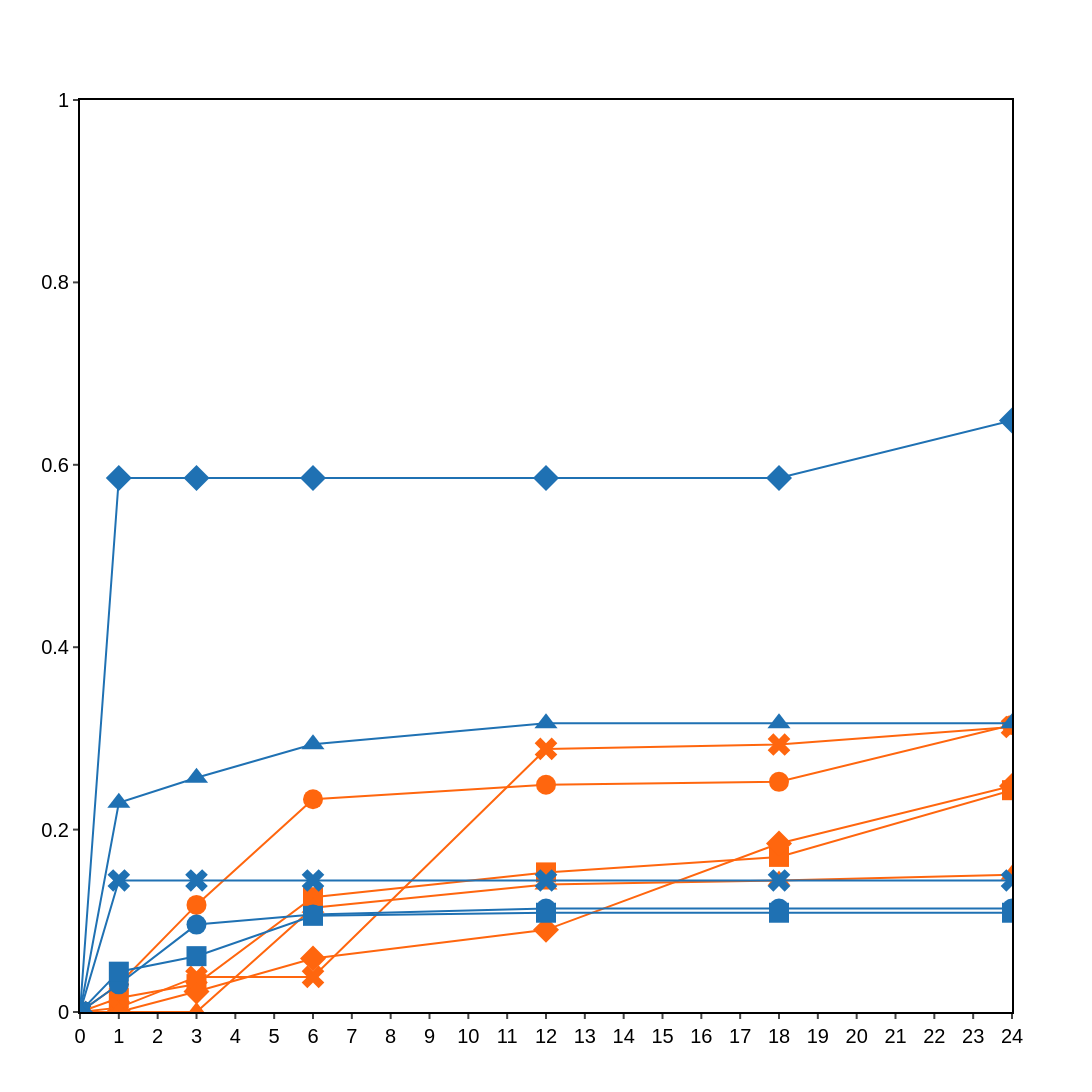

Notebook cell for this chart:
### Code cell
line_width = 2

fig = go.Figure()

fig.add_trace(go.Scatter(
    x=x,
    y=(np.array(ymp1)+np.array(ymp2))/2,
    line_color='rgb(255,102,14)',
    line_width=line_width,
    marker={'symbol': 'circle',
            'size': 20},
    showlegend=False,
    name='Human - developmental biology',
))
fig.add_trace(go.Scatter(
    x=x,
    y=(np.array(yas1)+np.array(yas2))/2,
    line_color='rgb(255,102,14)',
    line_width=line_width,
    marker={'symbol': 'square',
            'size': 20},
    showlegend=False,
    name='Human - trait mechanisms',
))
fig.add_trace(go.Scatter(
    x=x,
    y=(np.array(ycr1)+np.array(ycr2))/2,
    line_color='rgb(255,102,14)',
    line_width=line_width,
    marker={'symbol': 'diamond',
            'size': 20},
    showlegend=False,
    name='Human - epigenetics',
))
fig.add_trace(go.Scatter(
    x=x,
    y=(np.array(yng1)+np.array(yng2))/2,
    line_color='rgb(255,102,14)',
    line_width=line_width,
    marker={'symbol': 'x',
            'size': 20},
    showlegend=False,
    name='Human - integrated omics analysis',
))
fig.add_trace(go.Scatter(
    x=x,
    y=(np.array(ypc1)+np.array(ypc2))/2,
    line_color='rgb(255,102,14)',
    line_width=line_width,
    marker={'symbol': 'triangle-up',
            'size': 20},
    showlegend=False,
    name='Human - synthetic biology',
))

fig.add_trace(go.Scatter(
    x=x, y=ymp,
    line_color='rgb(31,113,179)',
    line_width=line_width,
    marker={'symbol': 'circle',
            'size': 20},
    showlegend=False,
    name='Phytomni - developmental biology',
))
fig.add_trace(go.Scatter(
    x=x, y=yas,
    line_color='rgb(31,113,179)',
    line_width=line_width,
    marker={'symbol': 'square',
            'size': 20},
    showlegend=False,
    name='Phytomni - trait mechanisms',
))
fig.add_trace(go.Scatter(
    x=x, y=ycr,
    line_color='rgb(31,113,179)',
    line_width=line_width,
    marker={'symbol': 'diamond',
            'size': 20},
    showlegend=False,
    name='Phytomni - epigenetics',
))
fig.add_trace(go.Scatter(
    x=x, y=yng,
    line_color='rgb(31,113,179)',
    line_width=line_width,
    marker={'symbol': 'x',
            'size': 20},
    showlegend=False,
    name='Phytomni - integrated omics analysis',
))
fig.add_trace(go.Scatter(
    x=x, y=ypc,
    line_color='rgb(31,113,179)',
    line_width=line_width,
    marker={'symbol': 'triangle-up',
            'size': 20},
    showlegend=False,
    name='Phytomni - synthetic biology',
))

fig.update_layout(
    xaxis={'showline': True, 'linewidth': line_width, 'linecolor': 'rgb(0,0,0)', 'mirror': True, 'ticks': 'outside', 'tickwidth': line_width, 'dtick': 1, 'range': [0, 24]},
    yaxis={'showline': True, 'linewidth': line_width, 'linecolor': 'rgb(0,0,0)', 'mirror': True, 'ticks': 'outside', 'tickwidth': line_width, 'range': [0, 1]},
    plot_bgcolor='white',
    font_family='Arial',
    font_color='rgb(0,0,0)',
    font_size=20,
    width=1920,
    height=1920*4.2349/7.3041)
fig.update_traces(mode='lines+markers')

fig.show()
# file_prefix = f'fig.3d.phytobench-paper.line'.lower().replace(' ', '_')
# fig.write_image(f'{file_prefix}.pdf')
# fig.write_image(f'{file_prefix}.png')

### Figure 1 — Plotly figure (JSON) as saved in the notebook; plotly's stock layout.template omitted (floating-point values rounded to 4 significant figures)
{"data": [{"line": {"color": "rgb(255,102,14)", "width": 2}, "marker": {"size": 20, "symbol": "circle"}, "mode": "lines+markers", "name": "Human - developmental biology", "showlegend": false, "type": "scatter", "x": [0, 1, 3, 6, 12, 18, 24], "y": [0.0, 0.03035, 0.1174, 0.2332, 0.2492, 0.2524, 0.3147]}, {"line": {"color": "rgb(255,102,14)", "width": 2}, "marker": {"size": 20, "symbol": "square"}, "mode": "lines+markers", "name": "Human - trait mechanisms", "showlegend": false, "type": "scatter", "x": [0, 1, 3, 6, 12, 18, 24], "y": [0.0, 0.01531, 0.03061, 0.1259, 0.1531, 0.1701, 0.2432]}, {"line": {"color": "rgb(255,102,14)", "width": 2}, "marker": {"size": 20, "symbol": "diamond"}, "mode": "lines+markers", "name": "Human - epigenetics", "showlegend": false, "type": "scatter", "x": [0, 1, 3, 6, 12, 18, 24], "y": [0.0, 0.0, 0.02252, 0.05856, 0.09009, 0.1847, 0.2477]}, {"line": {"color": "rgb(255,102,14)", "width": 2}, "marker": {"size": 20, "symbol": "x"}, "mode": "lines+markers", "name": "Human - integrated omics analysis", "showlegend": false, "type": "scatter", "x": [0, 1, 3, 6, 12, 18, 24], "y": [0.0, 0.004808, 0.03846, 0.03846, 0.2885, 0.2933, 0.3125]}, {"line": {"color": "rgb(255,102,14)", "width": 2}, "marker": {"size": 20, "symbol": "triangle-up"}, "mode": "lines+markers", "name": "Human - synthetic biology", "showlegend": false, "type": "scatter", "x": [0, 1, 3, 6, 12, 18, 24], "y": [0.0, 0.0, 0.0, 0.1144, 0.1398, 0.1441, 0.1504]}, {"line": {"color": "rgb(31,113,179)", "width": 2}, "marker": {"size": 20, "symbol": "circle"}, "mode": "lines+markers", "name": "Phytomni - developmental biology", "showlegend": false, "type": "scatter", "x": [0, 1, 3, 6, 12, 18, 24], "y": [0, 0.03035, 0.09585, 0.107, 0.1134, 0.1134, 0.1134]}, {"line": {"color": "rgb(31,113,179)", "width": 2}, "marker": {"size": 20, "symbol": "square"}, "mode": "lines+markers", "name": "Phytomni - trait mechanisms", "showlegend": false, "type": "scatter", "x": [0, 1, 3, 6, 12, 18, 24], "y": [0, 0.04422, 0.06122, 0.1054, 0.1088, 0.1088, 0.1088]}, {"line": {"color": "rgb(31,113,179)", "width": 2}, "marker": {"size": 20, "symbol": "diamond"}, "mode": "lines+markers", "name": "Phytomni - epigenetics", "showlegend": false, "type": "scatter", "x": [0, 1, 3, 6, 12, 18, 24], "y": [0, 0.5856, 0.5856, 0.5856, 0.5856, 0.5856, 0.6486]}, {"line": {"color": "rgb(31,113,179)", "width": 2}, "marker": {"size": 20, "symbol": "x"}, "mode": "lines+markers", "name": "Phytomni - integrated omics analysis", "showlegend": false, "type": "scatter", "x": [0, 1, 3, 6, 12, 18, 24], "y": [0, 0.1442, 0.1442, 0.1442, 0.1442, 0.1442, 0.1442]}, {"line": {"color": "rgb(31,113,179)", "width": 2}, "marker": {"size": 20, "symbol": "triangle-up"}, "mode": "lines+markers", "name": "Phytomni - synthetic biology", "showlegend": false, "type": "scatter", "x": [0, 1, 3, 6, 12, 18, 24], "y": [0, 0.2294, 0.2569, 0.2936, 0.3165, 0.3165, 0.3165]}], "layout": {"font": {"color": "rgb(0,0,0)", "family": "Arial", "size": 20}, "height": 1113.0, "plot_bgcolor": "white", "width": 1920, "xaxis": {"dtick": 1, "linecolor": "rgb(0,0,0)", "linewidth": 2, "mirror": true, "range": [0, 24], "showline": true, "ticks": "outside", "tickwidth": 2}, "yaxis": {"linecolor": "rgb(0,0,0)", "linewidth": 2, "mirror": true, "range": [0, 1], "showline": true, "ticks": "outside", "tickwidth": 2}}}
